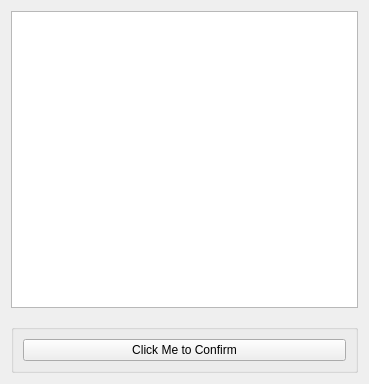
<?xml version="1.0" encoding="UTF-8"?>
<ui version="4.0">
 <class>Form</class>
 <widget class="QWidget" name="Form">
  <property name="geometry">
   <rect>
    <x>0</x>
    <y>0</y>
    <width>369</width>
    <height>384</height>
   </rect>
  </property>
  <property name="windowTitle">
   <string>Select Client's NameNode</string>
  </property>
  <layout class="QVBoxLayout" name="verticalLayout_2">
   <item>
    <widget class="QListWidget" name="listwidget"/>
   </item>
   <item>
    <spacer name="verticalSpacer">
     <property name="orientation">
      <enum>Qt::Vertical</enum>
     </property>
     <property name="sizeType">
      <enum>QSizePolicy::Fixed</enum>
     </property>
     <property name="sizeHint" stdset="0">
      <size>
       <width>20</width>
       <height>10</height>
      </size>
     </property>
    </spacer>
   </item>
   <item>
    <widget class="QGroupBox" name="groupBox">
     
     <layout class="QVBoxLayout" name="verticalLayout">
      <item>
       <widget class="QPushButton" name="rb_single_selection">
        <property name="text">
         <string>Click Me to Confirm</string>
        </property>
        <!--<property name="checked">-->
         <bool>true</bool>
     <!--   </property>-->
       </widget>
      </item>
     </layout>
    </widget>
   </item>
  </layout>
 </widget>
 <resources/>
 <connections/>
</ui>
